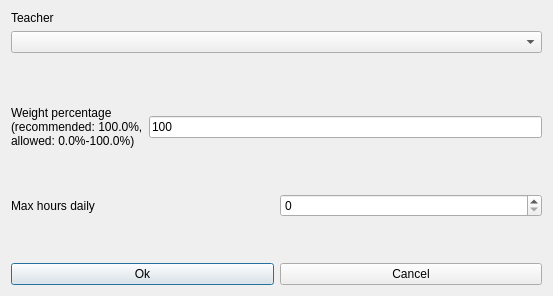
<?xml version="1.0" encoding="UTF-8"?>
<ui version="4.0">
 <class>ModifyConstraintTeacherMaxHoursDailyRealDaysForm_template</class>
 <widget class="QDialog" name="ModifyConstraintTeacherMaxHoursDailyRealDaysForm_template">
  <property name="geometry">
   <rect>
    <x>0</x>
    <y>0</y>
    <width>553</width>
    <height>296</height>
   </rect>
  </property>
  <property name="windowTitle">
   <string extracomment="This is the title of the dialog to modify a constraint of this type">Modify teacher max hours daily real days</string>
  </property>
  <layout class="QGridLayout" name="gridLayout">
   <item row="0" column="0">
    <layout class="QVBoxLayout" name="verticalLayout">
     <item>
      <widget class="QLabel" name="teacherTextLabel">
       <property name="frameShape">
        <enum>QFrame::NoFrame</enum>
       </property>
       <property name="frameShadow">
        <enum>QFrame::Plain</enum>
       </property>
       <property name="text">
        <string>Teacher</string>
       </property>
       <property name="wordWrap">
        <bool>false</bool>
       </property>
      </widget>
     </item>
     <item>
      <widget class="QComboBox" name="teachersComboBox">
       <property name="editable">
        <bool>false</bool>
       </property>
       <property name="insertPolicy">
        <enum>QComboBox::NoInsert</enum>
       </property>
       <property name="duplicatesEnabled">
        <bool>false</bool>
       </property>
      </widget>
     </item>
    </layout>
   </item>
   <item row="1" column="0">
    <spacer name="verticalSpacer">
     <property name="orientation">
      <enum>Qt::Vertical</enum>
     </property>
     <property name="sizeHint" stdset="0">
      <size>
       <width>20</width>
       <height>47</height>
      </size>
     </property>
    </spacer>
   </item>
   <item row="2" column="0">
    <layout class="QHBoxLayout" name="horizontalLayout_3">
     <item>
      <widget class="QLabel" name="weightTextLabel">
       <property name="frameShape">
        <enum>QFrame::NoFrame</enum>
       </property>
       <property name="frameShadow">
        <enum>QFrame::Plain</enum>
       </property>
       <property name="text">
        <string>Weight percentage
(recommended: 100.0%,
allowed: 0.0%-100.0%)</string>
       </property>
       <property name="wordWrap">
        <bool>false</bool>
       </property>
      </widget>
     </item>
     <item>
      <widget class="QLineEdit" name="weightLineEdit">
       <property name="text">
        <string notr="true">100</string>
       </property>
      </widget>
     </item>
    </layout>
   </item>
   <item row="3" column="0">
    <spacer name="verticalSpacer_2">
     <property name="orientation">
      <enum>Qt::Vertical</enum>
     </property>
     <property name="sizeHint" stdset="0">
      <size>
       <width>20</width>
       <height>26</height>
      </size>
     </property>
    </spacer>
   </item>
   <item row="4" column="0">
    <layout class="QHBoxLayout" name="horizontalLayout_2">
     <item>
      <widget class="QLabel" name="maxHoursTextLabel">
       <property name="frameShape">
        <enum>QFrame::NoFrame</enum>
       </property>
       <property name="frameShadow">
        <enum>QFrame::Plain</enum>
       </property>
       <property name="text">
        <string>Max hours daily</string>
       </property>
       <property name="wordWrap">
        <bool>false</bool>
       </property>
      </widget>
     </item>
     <item>
      <widget class="QSpinBox" name="maxHoursSpinBox"/>
     </item>
    </layout>
   </item>
   <item row="5" column="0">
    <spacer name="verticalSpacer_3">
     <property name="orientation">
      <enum>Qt::Vertical</enum>
     </property>
     <property name="sizeHint" stdset="0">
      <size>
       <width>20</width>
       <height>25</height>
      </size>
     </property>
    </spacer>
   </item>
   <item row="6" column="0">
    <layout class="QHBoxLayout" name="horizontalLayout">
     <item>
      <widget class="QPushButton" name="okPushButton">
       <property name="text">
        <string>Ok</string>
       </property>
      </widget>
     </item>
     <item>
      <widget class="QPushButton" name="cancelPushButton">
       <property name="text">
        <string>Cancel</string>
       </property>
      </widget>
     </item>
    </layout>
   </item>
  </layout>
 </widget>
 <layoutdefault spacing="6" margin="11"/>
 <resources/>
 <connections/>
</ui>
